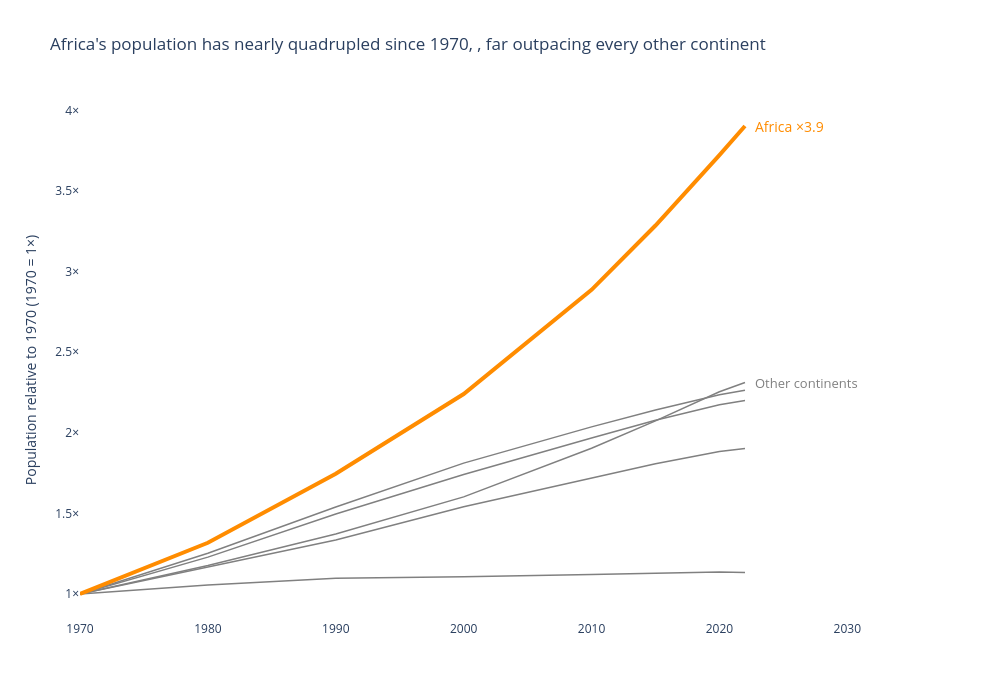

Here is the notebook cell this chart was saved with:
### Markdown cell above
**Intended chart:** Line chart, indexed to 1970, Africa highlighted

**Why:** Change over time on a numeric → line chart. Indexing to 1970 makes growth comparable across continents of very different sizes; grey + one accent answers "fastest".

### Code cell
growth = df_long.groupby(['Continent', 'Year'], as_index=False)['Population'].sum()
growth['Index'] = growth['Population'] / growth.groupby('Continent')['Population'].transform('first')   # 1970 = 1

colours = {c: 'darkorange' if c == 'Africa' else 'grey' for c in growth['Continent'].unique()}

# Put Africa last so it is drawn on top of the grey lines
order = [c for c in growth['Continent'].unique() if c != 'Africa'] + ['Africa']

fig = px.line(growth, x='Year', y='Index',
              color='Continent',
              color_discrete_map=colours,
              category_orders={'Continent': order},
              markers=False,
              title="Africa's population has nearly quadrupled since 1970, , far outpacing every other continent",
              template='plotly_white',
              height=700, width=1000)

# Thin grey context lines, thick Africa line
fig.update_traces(line_width=1.5)
fig.update_traces(line_width=4, selector=dict(name='Africa'))

# Label Africa
end = growth.loc[growth['Year'] == 2022]
africa_y = end.loc[end['Continent'] == 'Africa', 'Index'].iloc[0]
fig.add_annotation(x=2022, y=africa_y,
                   text=f"Africa ×{africa_y:.1f}",
                   xanchor='left', xshift=8, showarrow=False,
                   font=dict(color='darkorange', size=14))

# Label the grey group as a whole, next to the highest grey line
others_y = end.loc[end['Continent'] != 'Africa', 'Index'].max()
fig.add_annotation(x=2022, y=others_y,
                   text="Other continents",
                   xanchor='left', xshift=8, showarrow=False,
                   font=dict(color='grey', size=13))

fig.update_xaxes(showgrid=False, title='')
fig.update_yaxes(showgrid=False, ticksuffix='×',
                 title='Population relative to 1970 (1970 = 1×)')
fig.update_layout(showlegend=False, margin=dict(r=140))
fig.show()

### Figure 1 — Plotly figure (JSON) as saved in the notebook; plotly's stock layout.template omitted (floating-point values rounded to 4 significant figures)
{"data": [{"hovertemplate": "Continent=Asia<br>Year=%{x}<br>Index=%{y}<extra></extra>", "legendgroup": "Asia", "line": {"color": "grey", "dash": "solid", "width": 1.5}, "marker": {"symbol": "circle"}, "mode": "lines", "name": "Asia", "orientation": "v", "showlegend": true, "type": "scatter", "x": [1970, 1980, 1990, 2000, 2010, 2015, 2020, 2022], "xaxis": "x", "y": [1, 1.229, 1.497, 1.741, 1.967, 2.079, 2.174, 2.201], "yaxis": "y"}, {"hovertemplate": "Continent=Europe<br>Year=%{x}<br>Index=%{y}<extra></extra>", "legendgroup": "Europe", "line": {"color": "grey", "dash": "solid", "width": 1.5}, "marker": {"symbol": "circle"}, "mode": "lines", "name": "Europe", "orientation": "v", "showlegend": true, "type": "scatter", "x": [1970, 1980, 1990, 2000, 2010, 2015, 2020, 2022], "xaxis": "x", "y": [1, 1.056, 1.098, 1.107, 1.121, 1.131, 1.137, 1.133], "yaxis": "y"}, {"hovertemplate": "Continent=North America<br>Year=%{x}<br>Index=%{y}<extra></extra>", "legendgroup": "North America", "line": {"color": "grey", "dash": "solid", "width": 1.5}, "marker": {"symbol": "circle"}, "mode": "lines", "name": "North America", "orientation": "v", "showlegend": true, "type": "scatter", "x": [1970, 1980, 1990, 2000, 2010, 2015, 2020, 2022], "xaxis": "x", "y": [1, 1.168, 1.336, 1.541, 1.721, 1.808, 1.884, 1.903], "yaxis": "y"}, {"hovertemplate": "Continent=Oceania<br>Year=%{x}<br>Index=%{y}<extra></extra>", "legendgroup": "Oceania", "line": {"color": "grey", "dash": "solid", "width": 1.5}, "marker": {"symbol": "circle"}, "mode": "lines", "name": "Oceania", "orientation": "v", "showlegend": true, "type": "scatter", "x": [1970, 1980, 1990, 2000, 2010, 2015, 2020, 2022], "xaxis": "x", "y": [1, 1.177, 1.373, 1.603, 1.905, 2.074, 2.255, 2.312], "yaxis": "y"}, {"hovertemplate": "Continent=South America<br>Year=%{x}<br>Index=%{y}<extra></extra>", "legendgroup": "South America", "line": {"color": "grey", "dash": "solid", "width": 1.5}, "marker": {"symbol": "circle"}, "mode": "lines", "name": "South America", "orientation": "v", "showlegend": true, "type": "scatter", "x": [1970, 1980, 1990, 2000, 2010, 2015, 2020, 2022], "xaxis": "x", "y": [1, 1.253, 1.54, 1.812, 2.037, 2.141, 2.237, 2.264], "yaxis": "y"}, {"hovertemplate": "Continent=Africa<br>Year=%{x}<br>Index=%{y}<extra></extra>", "legendgroup": "Africa", "line": {"color": "darkorange", "dash": "solid", "width": 4}, "marker": {"symbol": "circle"}, "mode": "lines", "name": "Africa", "orientation": "v", "showlegend": true, "type": "scatter", "x": [1970, 1980, 1990, 2000, 2010, 2015, 2020, 2022], "xaxis": "x", "y": [1, 1.318, 1.746, 2.241, 2.888, 3.287, 3.723, 3.904], "yaxis": "y"}], "layout": {"annotations": [{"font": {"color": "darkorange", "size": 14}, "showarrow": false, "text": "Africa ×3.9", "x": 2022, "xanchor": "left", "xshift": 8, "y": 3.904}, {"font": {"color": "grey", "size": 13}, "showarrow": false, "text": "Other continents", "x": 2022, "xanchor": "left", "xshift": 8, "y": 2.312}], "height": 700, "legend": {"title": {"text": "Continent"}, "tracegroupgap": 0}, "margin": {"r": 140}, "showlegend": false, "title": {"text": "Africa's population has nearly quadrupled since 1970, , far outpacing every other continent"}, "width": 1000, "xaxis": {"anchor": "y", "autorange": true, "domain": [0, 1], "range": [1970, 2032.0], "showgrid": false, "title": {"text": ""}, "type": "linear"}, "yaxis": {"anchor": "x", "autorange": true, "domain": [0, 1], "range": [0.8387, 4.065], "showgrid": false, "ticksuffix": "×", "title": {"text": "Population relative to 1970 (1970 = 1×)"}, "type": "linear"}}}
